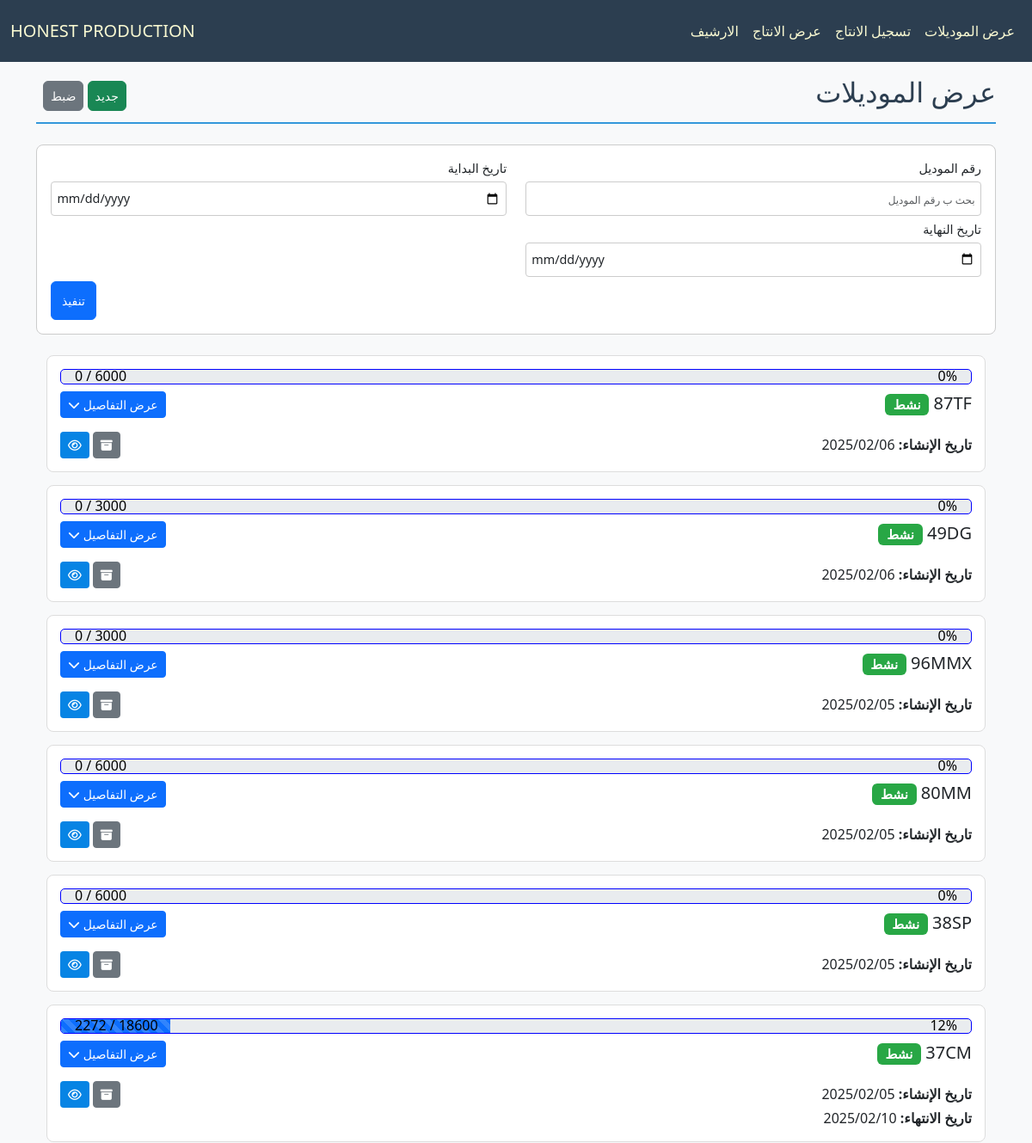
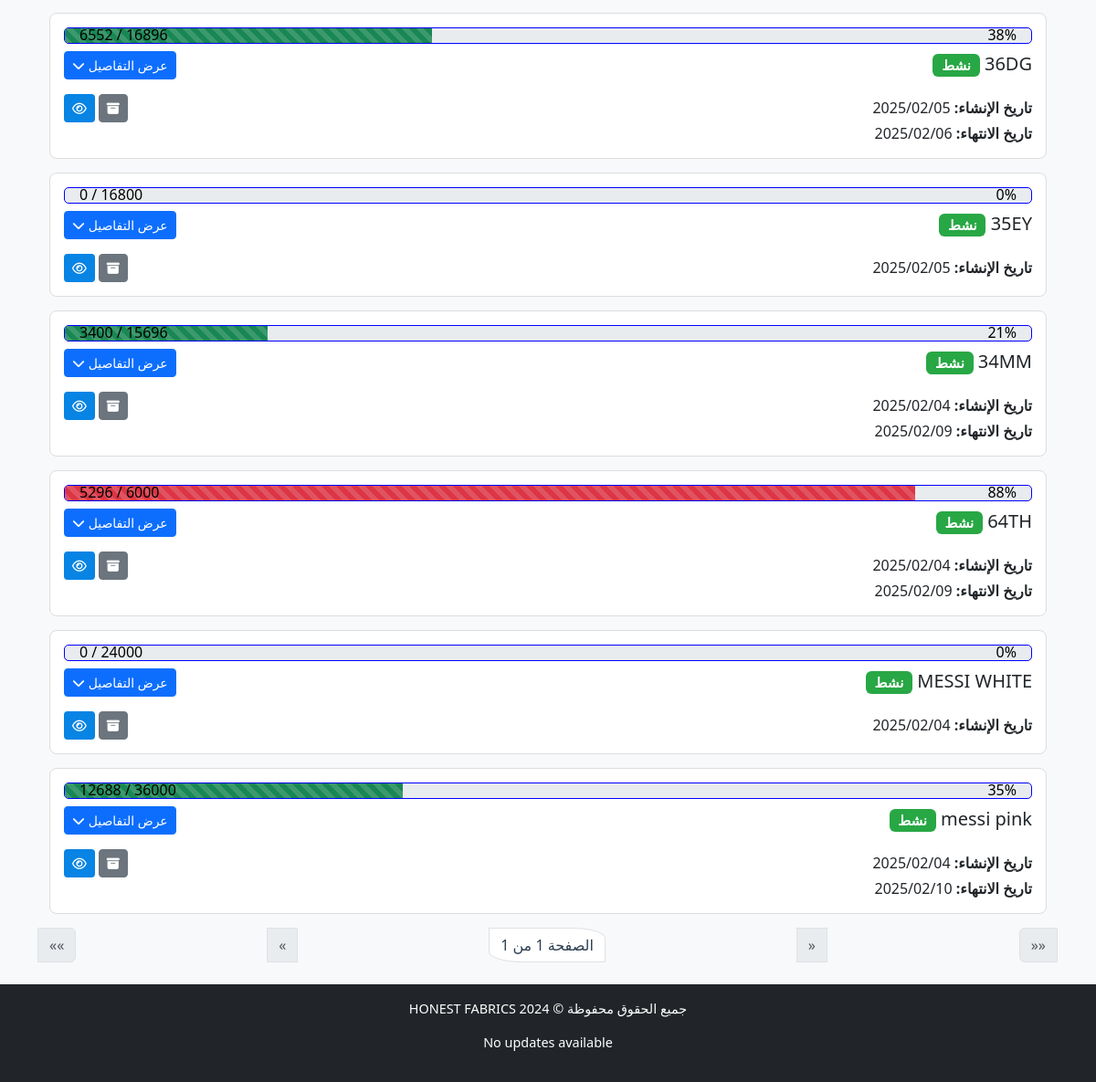
The app's page /production/, older data (2 pictures, top to bottom).
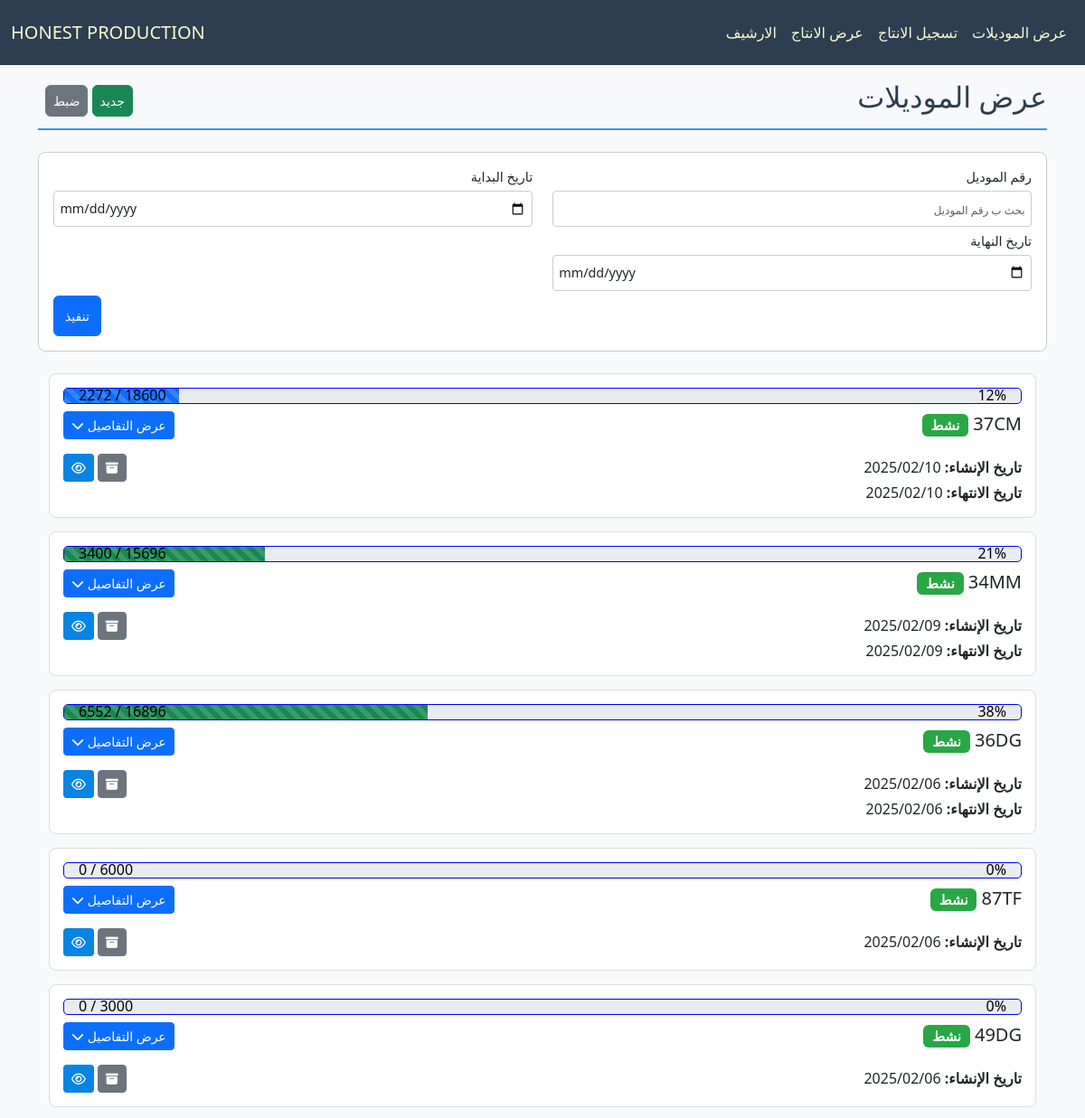
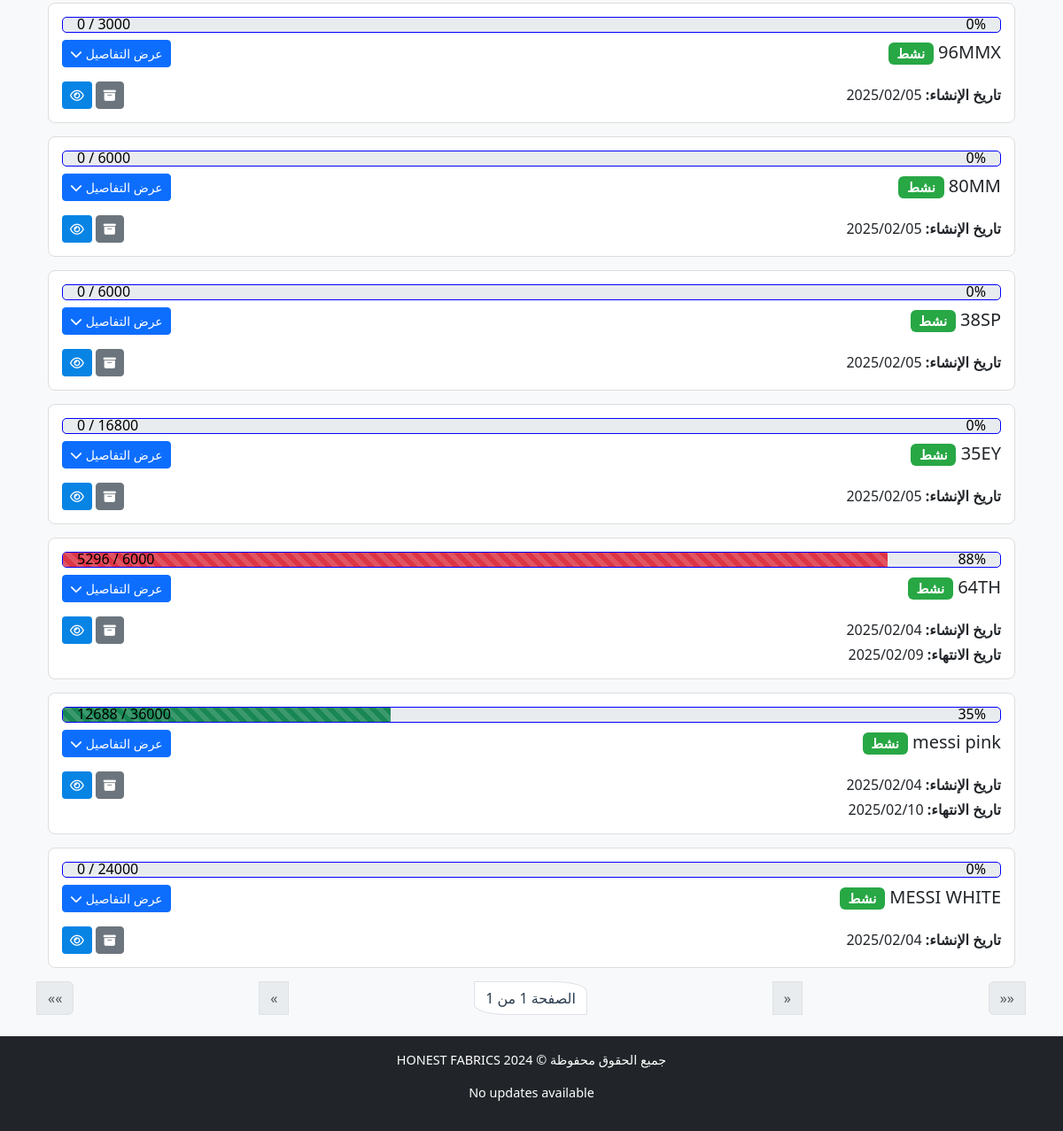
The same page, newer data (2 pictures, top to bottom).
### production/models.py (models this page shows, shortened)
class Model(models.Model):
    id = models.AutoField(primary_key=True, verbose_name="الرمز")
    model_number = models.CharField(max_length=50, verbose_name="رقم الموديل", unique=True)
    created_at = models.DateTimeField(verbose_name="تاريخ الإنشاء", default=now)
    ended_at = models.DateTimeField(verbose_name="تاريخ الانتهاء", blank=True, null=True)
    is_archive = models.BooleanField(default=False)
    class Meta:
        ordering = ['-created_at']
    def is_active(self):
        available_pieces = sum(piece.available_amount for piece in self.pieces.filter(available_amount__gt=0))  # using the Django ORM filter condition
        return available_pieces > 0
    def commets_count(self):
        return self.pieces.filter(productions__comment__gt="").count()
    def get_usage_percentage(self):
        sizes = self.size_amounts.all()
        pieces = self.pieces.all()
        pieces_count = pieces.count() / sizes.count()
        total_amount = sum(size.amount * pieces_count for size in sizes)
        used_amount = sum(piece.used_amount for piece in pieces)
        percent = (used_amount / total_amount) * 100
        if percent > 80:
            percent_style = "bg-danger"
        elif percent > 60:
            percent_style = "bg-warning"
        elif percent > 40:
            percent_style = "bg-info"
        elif percent > 20:
            percent_style = "bg-success"
        else:
            percent_style = ""
        type_usage = []
        type_names = set(pieces.values_list('type', flat=True))
        for type_name in type_names:
            type_pieces = pieces.filter(type=type_name)
            type_total_amount = total_amount / pieces_count
            type_used_amount = sum(piece.used_amount for piece in type_pieces)
            type_percent = (type_used_amount / type_total_amount) * 100 if type_total_amount > 0 else 0
            if type_percent > 80:
                type_percent_style = "bg-danger"
            elif type_percent > 60:
                type_percent_style = "bg-warning"
            elif type_percent > 40:
                type_percent_style = "bg-info"
            elif type_percent > 20:
                type_percent_style = "bg-success"
            else:
                type_percent_style = ""
            type_usage.append({
                "type": type_name,
                "total_amount": int(type_total_amount),
                "used_amount": int(type_used_amount),
                "percent": int(type_percent),
                "percent_style": type_percent_style,
            })
        return {
            "total_amount": int(total_amount),
            "used_amount": int(used_amount),
            "percent": int(percent),
            "percent_style": percent_style,
            "type_usage": type_usage,
        }

### production/views.py (the view)
# urls.py: path('', ModelListingView.as_view(), name='model_list_view'),
class ModelListingView(BaseModelListingView):
    is_archive = False

### production/views.py (called while the page is built)
    def parse_date(self, date_str):
        try:
            normalized_date = date_str.replace("\\", "/")
            return datetime.strptime(normalized_date, "%Y-%m-%d")
        except (ValueError, AttributeError):
            return None

    def get_queryset(self):
        queryset = super().get_queryset()
        filters = Q(is_archive=self.is_archive)  # Use dynamic is_archive flag
        model_number = self.request.GET.get("model_number")
        if model_number:
            filters &= Q(model_number__icontains=model_number)
        start_date = self.parse_date(self.request.GET.get("start_date"))
        end_date = self.parse_date(self.request.GET.get("end_date"))
        if start_date:
            filters &= Q(created_at__gte=start_date)
        if end_date:
            filters &= Q(created_at__lte=end_date)
        return queryset.filter(filters)

### production/templates/production/list_model.html (shortened to what the changed rows need)
{% extends "cloth/layout.html" %}
{% load math_filters %}
{% block body %}
    <div class="pt-4 section-title d-flex justify-content-between align-items-center">
        {% if not is_archive %}
            <h2>عرض الموديلات</h2>
        {% else %}
            <h2>الارشيف</h2>
        {% endif %}
    </div>
    <form method="get" class="filter-form-flex">
        {% for filter_field in filter_fields %}
          <div class="form-group">
            <label for="filter_{{ forloop.counter }}" class="form-label">
              {{ filter_field.verbose_name }}
            </label>
            <input
              type="{% if filter_field.field_name in 'start_date end_date' %}date{% elif filter_field.field_name in 'quantity price' %}number{% else %}text{% endif %}"
              id="filter_{{ forloop.counter }}"
              name="{{ filter_field.field_name }}"
              placeholder="بحث ب {{ filter_field.verbose_name }}"
              class="form-control">
          </div>
        {% endfor %}
      </form>
</head>
<body class="bg-light">
    <div class="container mt-4">
        {% for model in object_list %}
        <div class="model-card">
            {% with usage=model.get_usage_percentage %}
                <div dir="ltr" class="progress mb-2 position-relative" style="border: 1px solid blue; border-radius: 5px; height: 18px;">
                    <div class="progress-bar progress-bar-striped {{ usage.percent_style }}"
                        role="progressbar"
                        style="width: {{ usage.percent }}%"
                        aria-valuenow="{{ usage.used_amount }}"
                        aria-valuemin="0"
                        aria-valuemax="{{ usage.total_amount }}">
                    </div>
                    <div class="progress-data d-flex justify-content-between align-items-center px-3 position-absolute w-100 h-100"
                        style="top: -1px; left: 0; color: #000000; font-weight: 500; font-size: 16px">
                        <div>
                            {{ usage.used_amount }} / {{ usage.total_amount }}
                        </div>
                        <div>
                            {{ usage.percent }}%
                        </div>
                    </div>
                </div>
            <div class="d-flex justify-content-between align-items-center pb-3">
                <h5 class="mb-0">
                    {{ model.model_number }}
                    <span class="badge {% if model.is_active %}badge-active{% else %}badge-inactive{% endif %}">
                        {% if model.is_active %} نشط {% else %} غير نشط {% endif %}
                    </span>
                </h5>
                <button class="btn btn-sm btn-primary oped_details_btn" onclick="toggleDetails('{{ model.id }}')">
                    عرض التفاصيل <i id="chevron-icon-{{ model.id }}" class="fas fa-chevron-down"></i>
                </button>
            </div>
            <div class="d-flex justify-content-between align-items-center">
                <p class="mb-0"><strong>تاريخ الإنشاء:</strong> <span dir="ltr">{{ model.created_at|date:"Y/m/d" }}</span></p>
                <div class="d-flex justify-content-between align-items-center">
                    {% if model.is_archive == is_archive %}
                    <a class="btn btn-sm btn-secondary" href="#" onclick="confirmArchive(event, '{% url 'toggle_archive' model.id %}')">
                        <i class="fa-solid fa-box-archive"></i>
                    </a>
                    {% endif %}
                    <a class="me-1 btn btn-sm" style="background-color: #0784e4; color: #ffffff" href="{% url 'model_detail_view' model.id %}">
                        <i class="fa-regular fa-eye" ></i>
                    </a>
                </div>
            </div>
            <div>
                {% if model.ended_at %}
                <p class="mb-0"><strong>تاريخ الانتهاء:</strong> <span dir="ltr">{{ model.ended_at|date:"Y/m/d" }}</span></p>
                {% endif %}
            </div>
                    {% endwith %}
        </div>
        {% endfor %}
    </div>
{% endblock body %}

Row changes from the older to the newer data that the page shows:
changed Model (number 1 of 12 on the later page): created_at "2025/02/05" → "2025/02/10"; moves up the list
changed Model "34MM": created_at "2025/02/04" → "2025/02/09"; moves up the list
changed Model "36DG": created_at "2025/02/05" → "2025/02/06"; moves up the list
changed Model "messi pink": moves up the list
